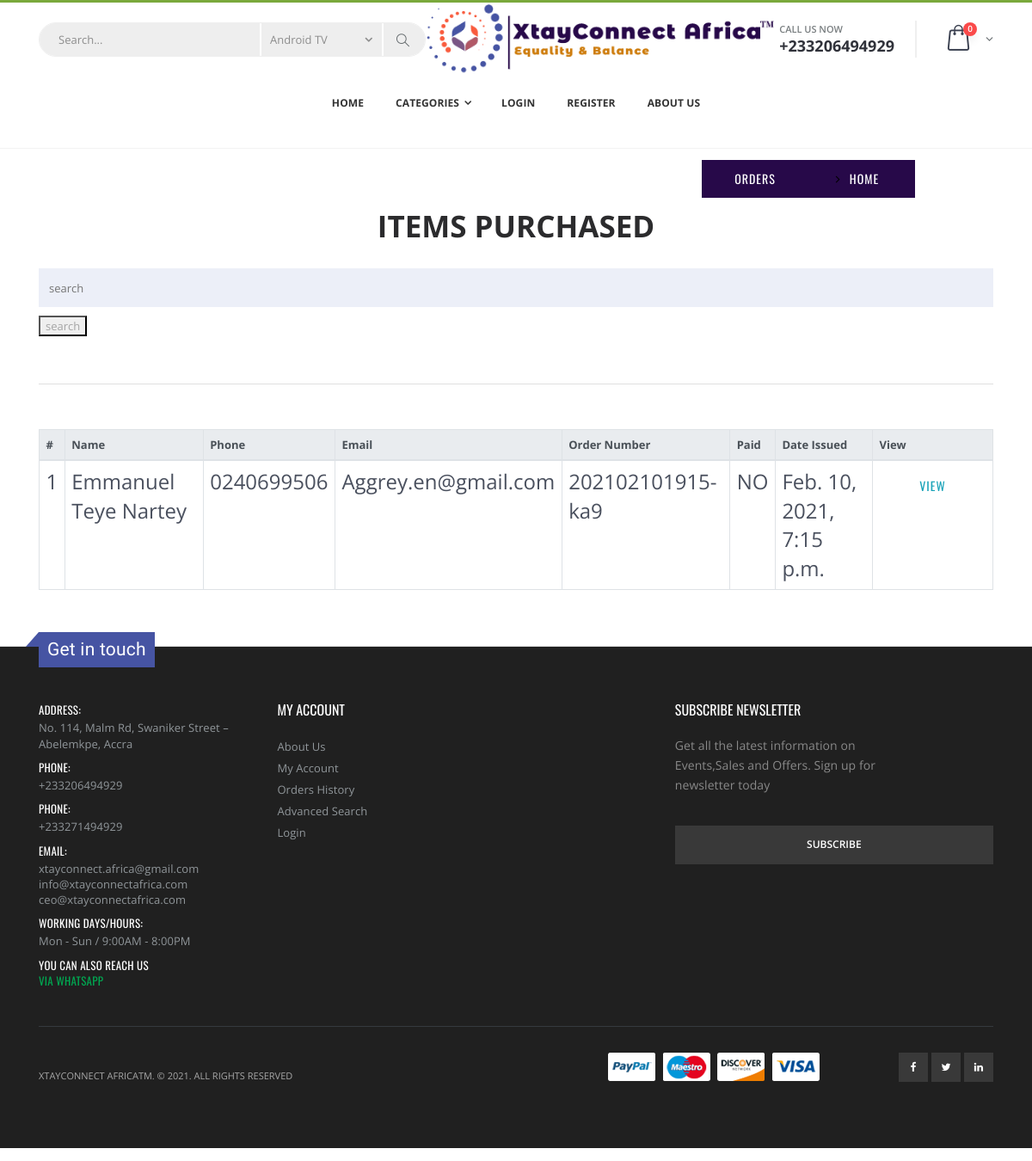
/orders/, run on an earlier commit of the app's database.
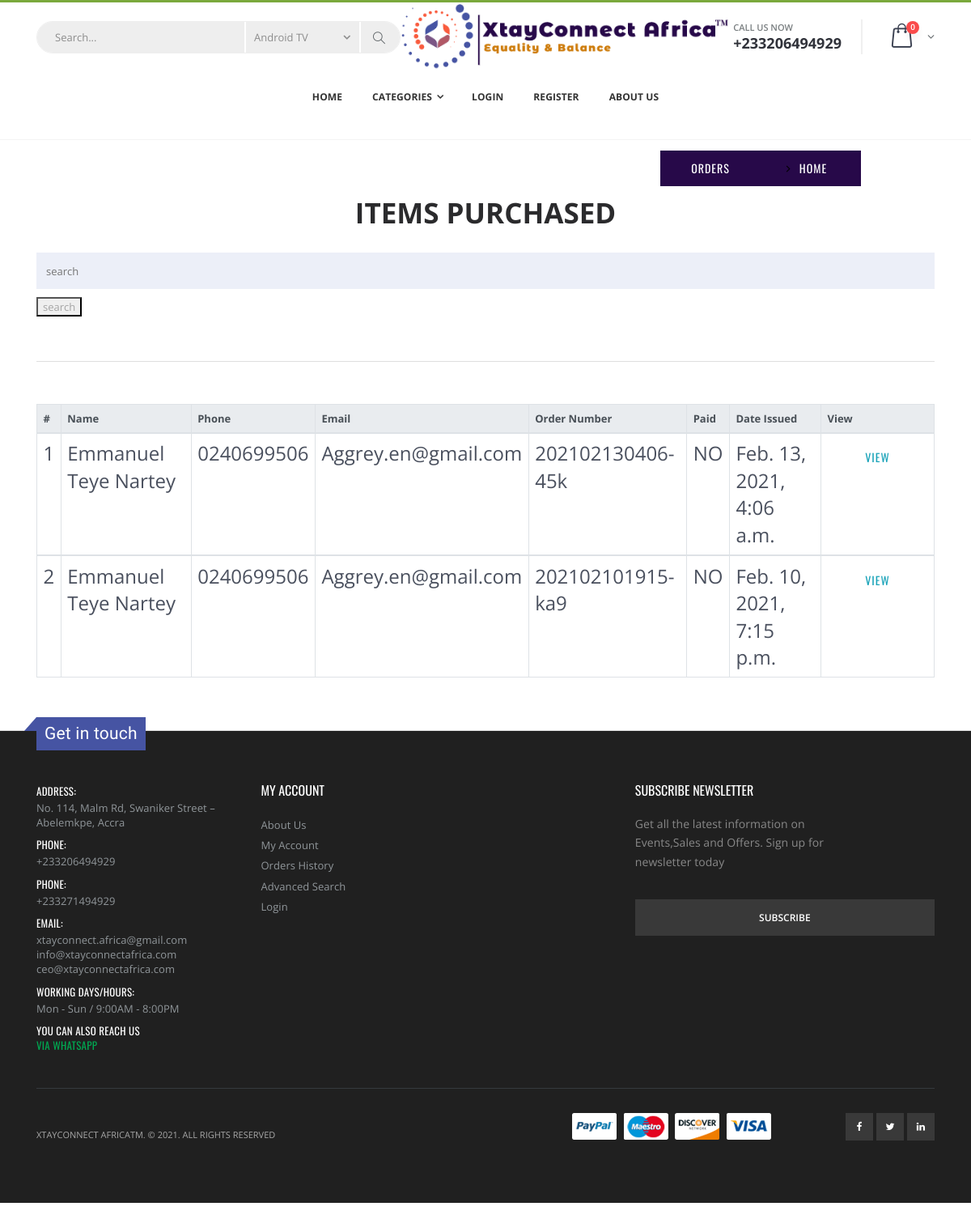
And on a later commit of the database.
### orders/models.py (models this page shows, shortened)
class Order(Base_Model):
    name = models.CharField(max_length=60)
    email = models.EmailField()
    address = models.CharField(max_length=150)
    phone_number = models.CharField(max_length=15, blank=False)
    city = models.CharField('City/Closest Landmark',max_length=100)
    paid = models.BooleanField(default=False)
    order_number = models.CharField('order number',max_length=500,editable=False)
    class Meta:
        ordering = ('-date_updated', )

### orders/views.py (the view)
# urls.py: path("orders/",views.orders,name="orders"),
def orders(request):
    order_items = Order.objects.all()
    q = request.GET.get('q')
    if q:
        order_items = order_items.filter(Q(name__icontains=q)|Q(order_number__icontains=q))
    context = {
        'order_items': order_items,
    }
    return render(request, 'order/order.html', context)

### cart/cart.py (called while the page is built)
    def __len__(self):
        return sum(item['quantity'] for item in self.cart.values())

### cart/context_processors.py (called while the page is built)
def cart(request):
    return {'cart': Cart(request)}

### ecommerce/context_processors.py (called while the page is built)
def category(request):
    nav = Category.objects.filter(is_available=True)
    sub_category = Sub_Category.objects.order_by('category__date_updated').filter(is_available=True)
    popular = Product.objects.filter(is_available=True).order_by('-date_updated')
    return {'nav':nav,'popular':popular,'sub_category':sub_category}

### templates/order/order.html
{% extends 'header1.html' %}
{% load static %}
{% block content %}
<nav class="breadcrumb" style="margin-left:68%;font-size: larger;">
  <a style="background-color: #270949;color: white;" title="items bought"  data-toggle="tooltip" class="breadcrumb-item btn" href="{% url 'orders:orders' %}">Orders</a>
      <a style="background-color: #270949;color: white;" title="go home" data-toggle="tooltip" class="breadcrumb-item btn" href="/">Home</a>
</nav>
<div class="container">
    <h4 class="text-center display-4" style="font-weight: bolder;">ITEMS PURCHASED</h4>
    <div class="row">
        <div class="col">
            <section>
                <form action="#" method="GET">
                  <table class="table table-bordered table-hover ">
                    <input class="my-3" type="text" name="q" id="" placeholder="search" value="{{ request.GET.q }}">
                    <button type="submit">search</button>
                    <hr>
                    <thead class="thead-light">
                      <tr>
                        <th scope="col">#</th>
                        <th scope="col">Name</th>
                        <th scope="col">Phone</th>
                        <th  scope="col">Email</th>
                        <th scope="col">Order Number</th>
                        <th scope="col">Paid</th>
                        <th scope="col">Date Issued</th>
                        <th scope="col">View</th>
                      </tr>
                    </thead>
                    {% for orders in order_items %}
                    <tbody>
                      <tr style="font-size: x-large;">
                        <td id="id" scope="row"> {{forloop.counter}} </td>
                        <td scope="row"> {{ orders.name }} </td>
                        <td scope="row"> {{ orders.phone_number }} </td>
                        <td scope="row"> {{ orders.email }} </td>
                        <td scope="row"> {{ orders.order_number }} </td>
                        <td scope="row"> {{ orders.paid|yesno:'YES,NO' }} </td>
                        <td scope="row"> {{ orders.date_add }} </td>
                          <td scope="row"><a class="text-info btn" href="{% url 'orders:order_items' orders.order_number orders.pk %}">View</a></td>
                      </tr>
                      {% empty %}
                      <p class="text-info"> Nothing to show currently</p>
                    </tbody>
                    {% endfor %}
                  </table>
                </form>
              </section>
        </div>
    </div>
</div>
{% endblock %}

### templates/header1.html (shortened to what this page needs)
{% load static %}
<!DOCTYPE html>
<html lang="en">
<head>
    <link rel="stylesheet" href="{% static 'css/bootstrap.min.css' %}">
    <link rel="stylesheet" type="text/css" href="{% static 'vendor/fontawesome-free/css/all.min.css' %}">
    <link rel="stylesheet" href="{% static 'css/material-design-iconic-font.min.css' %}">
    <link rel="stylesheet" href="{% static 'css/meanmenu.css' %}">
    <link rel="stylesheet" href="{% static 'css/owl.carousel.min.css' %}">
    <link rel="stylesheet" href="{% static 'css/slick.css' %}">
    <link rel="stylesheet" href="{% static 'css/venobox.css' %}">
    <link rel="stylesheet" href="{% static 'css/helper.css' %}">
    <link rel="stylesheet" href="{% static 'css/fontawesome-stars.css' %}">
    <link rel="stylesheet" href="{% static 'css/font-awesome.min.css' %}">
    <link rel="stylesheet" href="{% static 'js/modernizr-2.8.3.min.js' %}">
    <link rel="stylesheet" href="{% static 'css/bootstrap.min.css' %}">
    <link rel="stylesheet" href="{% static 'css/style.min.css' %}">
    <link rel="stylesheet" href="{% static 'css/style.css' %}">
    <link rel="stylesheet" type="text/css" href="{% static 'vendor/fontawesome-free/css/all.min.css' %}">
    <link rel="stylesheet" href="{% static 'css/styledetail.css' %}">
</head>
<body>
    <div class="page-wrapper">
        <header class="header">
            <div class="header-middle">
                <div class="container">
                    <div class="header-left">
                        <div class="header-search">
                            <form action="{% url 'search' %}" method="get">
                                <div class="header-search-wrapper">
                                    <input type="search" class="form-control" name="q" id="q" placeholder="Search..."
                                        required value="{{request.GET.q}}">
                                    <div class="select-custom" style="font-weight: bolder;">
                                        <select id="cat" name="">
                                            {% for groups in sub_category %}
                                            <option value=""><a
                                                    href="{% url 'categories' groups.id %}">{{groups.name}}</a></option>
                                            {% endfor %}
                                        </select>
                                    </div>
                                    <button class="btn" type="submit"><i class="icon-magnifier"></i></button>
                                </div>
                            </form>
                        </div>
                    </div>
                    <div class="header-center">
                        <a href="/" class="logo">
                            <img src="{% static 'images/new_logo.png' %}" alt="XtayConnect AfricaTM logo">
                        </a>
                    </div>
                    <div class="header-right">
                        <div class="header-contact">
                            <span>Call us now</span>
                            <a href="tel:+233206494929"><strong>+233206494929</strong></a>
                        </div>
                        <div class="dropdown cart-dropdown">
                            <a href="#" class="dropdown-toggle" role="button" data-toggle="dropdown"
                                aria-haspopup="true" aria-expanded="false" data-display="static">
                                <div class="cart-count" id="cart-count">{{cart|length}}</div>
                            </a>
                        </div>
                    </div>
                </div>
            </div>
            <div class="header-bottom sticky-header">
                <div class="container">
                    <nav class="main-nav">
                        <ul class="menu sf-arrows">
                            <li class=""><a href="/">Home</a></li>
                            <li>
                                <a href="#" class="sf-with-ul">Categories</a>
                            </li>
                            {% if user.is_authenticated %}
                            <li class="float-right"><a href="{% url 'account_logout' %}">LOGOUT</a>
                            </li>
                            {%else %}
                            <li class="float-right"><a href="{% url 'account_login' %}">LOGIN</a></li>
                            <li class="float-right"><a href="{% url 'account_signup' %}">REGISTER</a>
                            </li>
                            {% endif %}
                            <li><a href="{% url 'about' %}">About Us</a></li>
                        </ul>
                    </nav>
                </div>
            </div>
        </header>
        {% block content %}
        {% endblock %}
        {% load static %}
        <link rel="stylesheet" href="{% static 'css/bootstrap.min.css' %}">
        <link rel="stylesheet" href="{% static 'css/style.min.css' %}">
        <link rel="stylesheet" type="text/css" href="{% static 'vendor/fontawesome-free/css/all.min.css' %}">
        <footer class="footer">
            <div class="footer-middle">
                <div class="container">
                    <div class="footer-ribbon" style="background-color: #4654A3;">
                        Get in touch
                    </div>
                    <div class="row">
                        <div class="col-lg-8">
                            <div class="row">
                                <div class="col-md-5">
                                    <div class="widget">
                                        <ul class="contact-info">
                                            <li>
                                                <span class="contact-info-label">Address:</span>
                                                No. 114, Malm Rd, Swaniker Street – Abelemkpe, Accra
                                            </li>
                                            <li>
                                                <span class="contact-info-label">Phone:</span><a
                                                    href="tel:+233206494929">
                                                    +233206494929</a>
                                            </li>
                                            <li>
                                                <span class="contact-info-label">Phone:</span><a
                                                    href="tel:+233271494929">
                                                    +233271494929</a>
                                            </li>
                                            <li>
                                                <span class="contact-info-label">Email:</span> <a
                                                    href="mailto:xtayconnect.africa@gmail.com ">xtayconnect.africa@gmail.com
                                                </a>
                                                <a href="mailto:info@xtayconnectafrica.com">
                                                    info@xtayconnectafrica.com</a>
                                                <a href="mailto:ceo@xtayconnectafrica.com  ">ceo@xtayconnectafrica.com
                                                </a>
                                            </li>
                                            <li>
                                                <span class="contact-info-label">Working Days/Hours:</span>
                                                Mon - Sun / 9:00AM - 8:00PM
                                            </li>
                                            <li>
                                                <span class="contact-info-label">you can also reach us
                                                    <a class="d-none d-lg-block" style="color:#00A751;"
                                                        href="https://web.whatsapp.com/send?phone=+233206494929&text=hello {% if user.is_authenticated %}{{user}}: {% endif %}feel free to talk to us."
                                                        target="_blank" rel="noopener noreferrer">
                                                        via whatsapp
                                                </span>
                                            </li>
                                        </ul>
                                    </div>
                                </div>
                                <div class="col-md-3">
                                    <div class="widget">
                                        <h4 class="widget-title">My Account</h4>
                                        <ul class="links">
                                            <li><a href="{% url 'about' %}">About Us</a></li>
                                            <li><a href="#">My Account</a></li>
                                            <li><a href="#">Orders History</a></li>
                                            <li><a href="#">Advanced Search</a></li>
                                            <li><a href="{% url 'account_login' %}" class="login-link">Login</a></li>
                                        </ul>
                                    </div>
                                </div>
                            </div>
                        </div>
                        <div class="col-lg-4">
                            <div class="widget widget-newsletter">
                                <h4 class="widget-title">Subscribe newsletter</h4>
                                <p>Get all the latest information on Events,Sales and Offers. Sign up for newsletter
                                    today</p>
                                <form action="#">
                                    <input type="submit" class="btn" value="Subscribe">
                                </form>
                            </div>
                        </div>
                    </div>
                </div>
            </div>
            <div class="container">
                <div class="footer-bottom">
                    <p class="footer-copyright">XtayConnect AfricaTM. &copy; {% now 'Y' %}. All Rights Reserved</p>
                    <img src="{% static 'images/payments.png' %}" alt="payment methods" class="footer-payments">
                    <div class="social-icons">
                        <a href="#" class="social-icon" target="_blank"><i class="icon-facebook"></i></a>
                        <a href="#" class="social-icon" target="_blank"><i class="icon-twitter"></i></a>
                        <a href="#" class="social-icon" target="_blank"><i class="icon-linkedin"></i></a>
                    </div>
                </div>
            </div>
        </footer>
    </div>
</body>
</html>

### static/css/style.css (style rules this page uses)
body { font-family: 'Hind', sans-serif; color: #4A4E5A; overflow-x: hidden; }
h1, h2, h3, h4, h5, h6 { color: #30323A; margin: 0 0 10px; font-weight: 700; }
a { color: #30323A; -webkit-transition: 0.3s color; transition: 0.3s color; }
strong { color: #30323A; }
ul, ol { margin: 0; padding: 0; list-style: none }
hr { margin-top: 15px; margin-bottom: 15px; border-color: #DADADA; }
.breadcrumb { background-color: transparent; border: none; border-radius: 0px; padding: 15px 0px; margin: 0; }
.header-search { display: inline-block; padding: 15px 0px; max-width: 500px; }
.header-search>form { position: relative; }
.footer { margin: 15px 0px; }
.footer-copyright { margin-top: 15px; text-transform: uppercase; font-size: 14px; }

### templates/header1.html (style rules this page uses)
.header-middle { margin: 0; padding: 0; border: none; margin-top:2px; }

What changed in the data, as far as the page shows it:
added Order: name "Emmanuel Teye Nartey", phone_number "0240699506", email "Aggrey.en@gmail.com", order_number "202102130406-45k", paid "NO", date_add "Feb. 13, 2021, 4:06 a.m."
